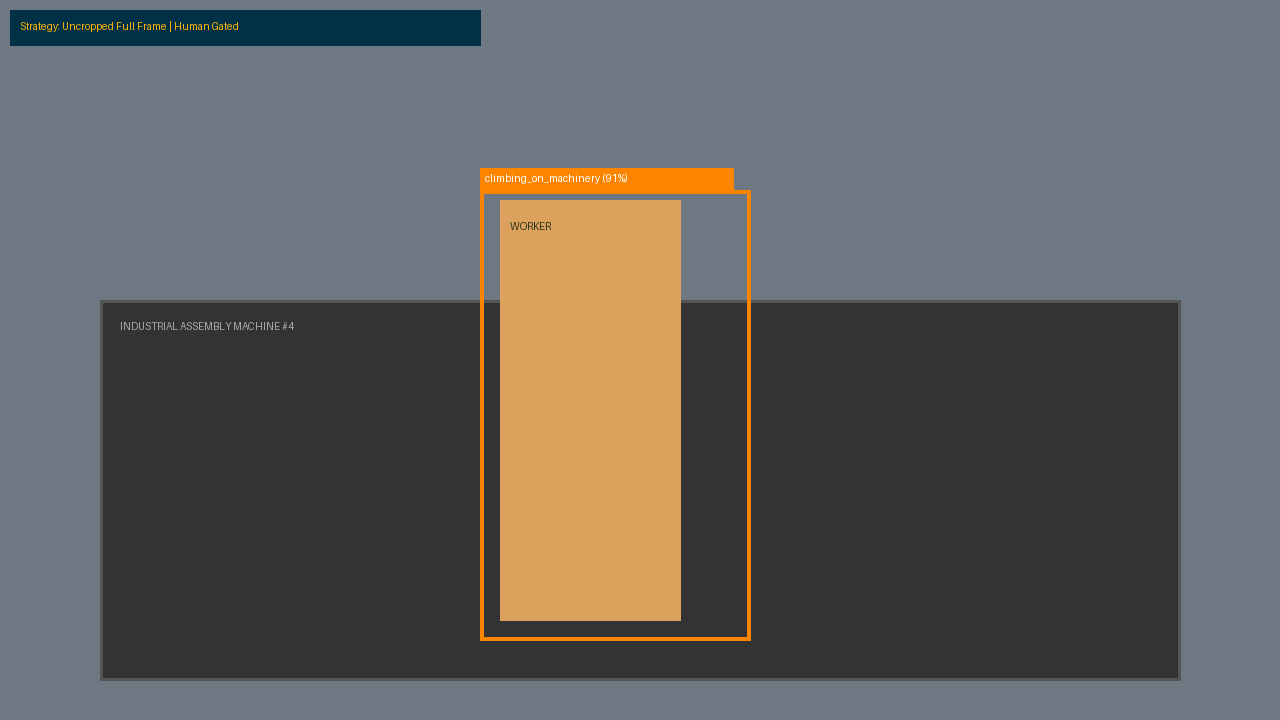
#> input picture vision-inference-service/proof_artifacts/proof_contextual_safety.png, 1280 x 720 px
$ python -i preprocess.py   (imports and definitions only)
#> lines starting #> are read from the running program, lines starting #| are printed output that depends on the picture
#> further down, picture is the input picture: shape (720, 1280, 3); mean B, G, R 94.7, 96.5, 97
"""
inference/preprocess.py

Low-light enhancement for CCTV frames before YOLO inference.

Uses CLAHE (Contrast Limited Adaptive Histogram Equalization) on the L channel
of LAB color space. This preserves color fidelity and only boosts local
luminance contrast — exactly what dim porch / night-kitchen scenes need.

A gamma lift is applied *only* on very dark frames (mean L < 90) so that
already-well-lit frames are not blown out.

Gated behind RESTAURANT_PPE_ENHANCE_LOWLIGHT (default: true). Set to "false"
to A/B compare against raw input.

Cost on 1920x1080: ~3-6 ms on CPU. Safe to run every frame.
"""
from __future__ import annotations

import logging
from typing import Union

import cv2
import numpy as np
from PIL import Image

import config as _vis_config

logger = logging.getLogger("vision-service.inference.preprocess")

# M20 fix: CLAHE clip / tile-grid and gamma lift constants were hard-coded.
# Reading from config so deployments with different sensor noise floors can
# tune without code change. The CLAHE object is still created once per
# module load (threadsafe for .apply()), which means changing the env var
# requires a process restart — acceptable, those rarely change at runtime.
# [4 lines that did not run here, left out]

# Precomputed gamma LUT to avoid rebuilding it every frame.
# [1 line that did not run here, left out]
# [3 lines that did not run here, left out]

# Threshold for triggering the gamma lift. If the mean luminance of the L
# channel is below this, the frame is considered dim.
# [1 line that did not run here, left out]


def enhance_low_light(image: Union[Image.Image, np.ndarray]) -> Union[Image.Image, np.ndarray]:
    """
    Return a CLAHE-enhanced copy of ``image``.

    Always applies CLAHE; conditionally applies a gamma lift on dark frames.
    Accepts both native OpenCV BGR ndarrays and RGB PIL Images, returning in the
    matching format without redundant color-space thrashing.
    """
    try:
        if isinstance(image, np.ndarray):
            lab = cv2.cvtColor(image, cv2.COLOR_BGR2LAB)
#> lab: shape (720, 1280, 3); mean of channels 0, 1, 2 103.2, 128.6, 128.6
            l, a, b = cv2.split(lab)
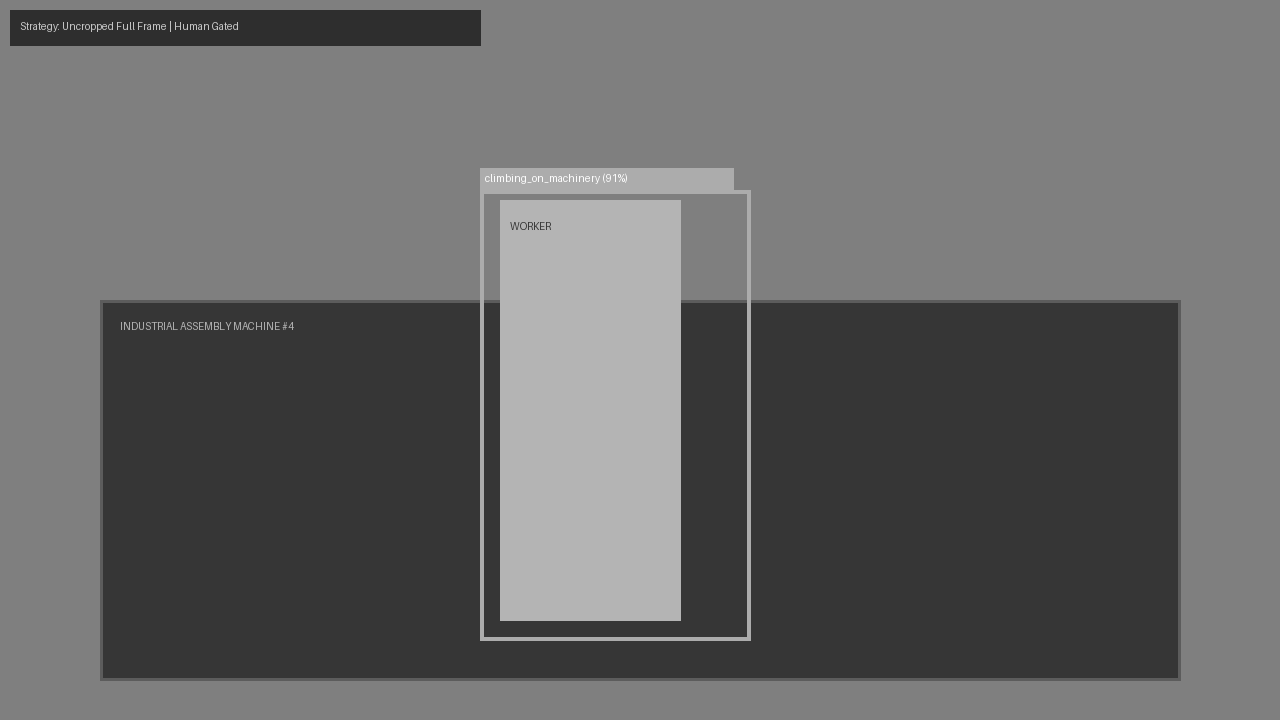
#> l: shape (720, 1280); min 46, max 255, mean 103.2
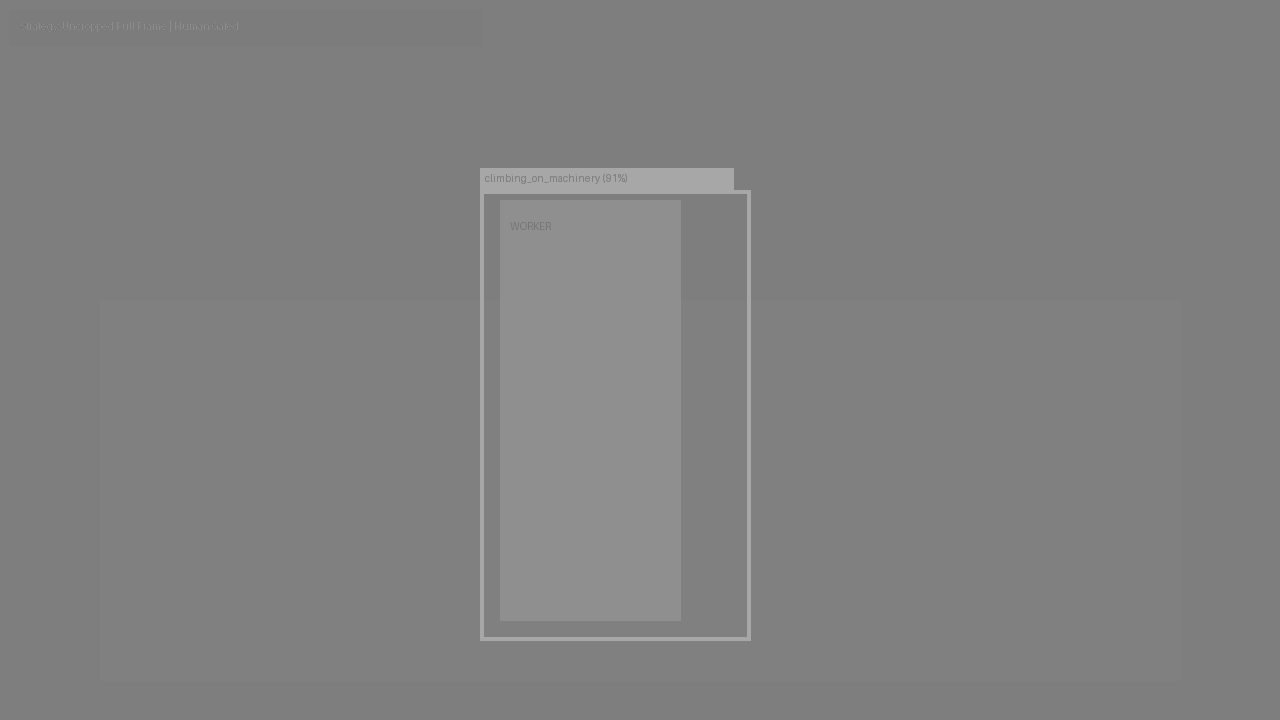
#> a: shape (720, 1280); min 115, max 167, mean 128.6
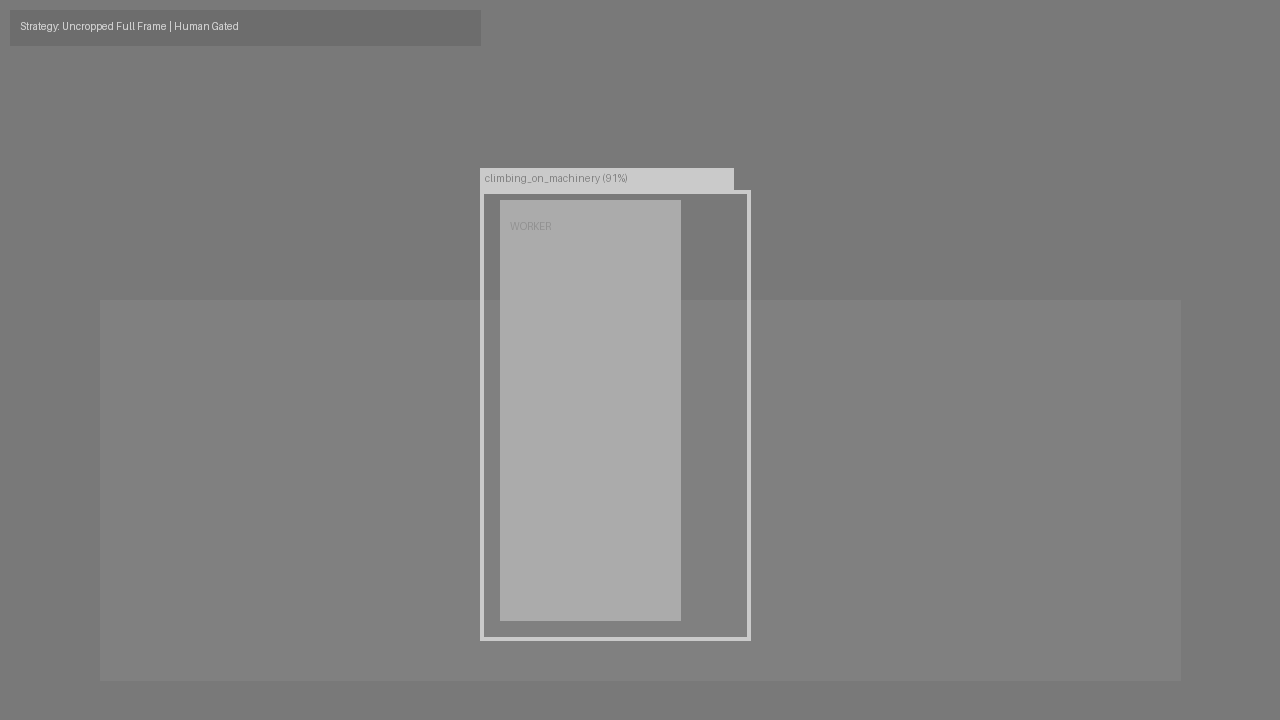
#> b: shape (720, 1280); min 109, max 209, mean 128.6
            l = _CLAHE.apply(l)
            if float(l.mean()) < _DARK_MEAN_THRESHOLD:
                l = cv2.LUT(l, _GAMMA_LUT)
            merged = cv2.merge((l, a, b))
            return cv2.cvtColor(merged, cv2.COLOR_LAB2BGR)

        # Legacy PIL path
        bgr = cv2.cvtColor(np.array(image), cv2.COLOR_RGB2BGR)
        lab = cv2.cvtColor(bgr, cv2.COLOR_BGR2LAB)
        l, a, b = cv2.split(lab)
        l = _CLAHE.apply(l)
        if float(l.mean()) < _DARK_MEAN_THRESHOLD:
            l = cv2.LUT(l, _GAMMA_LUT)
        merged = cv2.merge((l, a, b))
        rgb = cv2.cvtColor(cv2.cvtColor(merged, cv2.COLOR_LAB2BGR), cv2.COLOR_BGR2RGB)
        return Image.fromarray(rgb)
    except Exception:  # noqa: BLE001
        # Never let preprocessing kill inference; fall back to the original frame.
        logger.exception("enhance_low_light failed; using original frame.")
        return image

>>> import cv2
>>> picture = cv2.imread('../proof_artifacts/proof_contextual_safety.png')
>>> result = enhance_low_light(picture)

$ run again, on vision-inference-service/proof_artifacts/proof_pest_detection.png
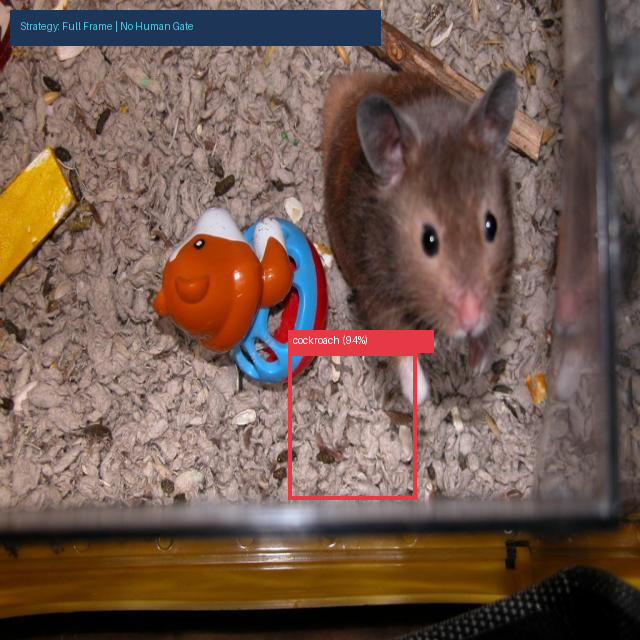
#> input picture vision-inference-service/proof_artifacts/proof_pest_detection.png, 640 x 640 px
#> picture is the input picture: shape (640, 640, 3); mean B, G, R 79.3, 89.9, 113.6
#> lab: shape (640, 640, 3); mean of channels 0, 1, 2 102.4, 137, 137.8
#> in enhance_low_light, `l, a, b = cv2.split(lab)`:
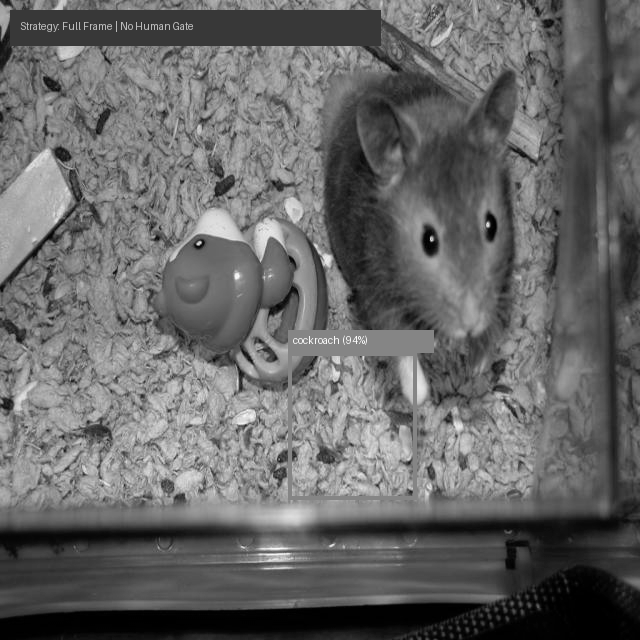
#> l: shape (640, 640); min 0, max 254, mean 102.4
#> in enhance_low_light, `l, a, b = cv2.split(lab)`:
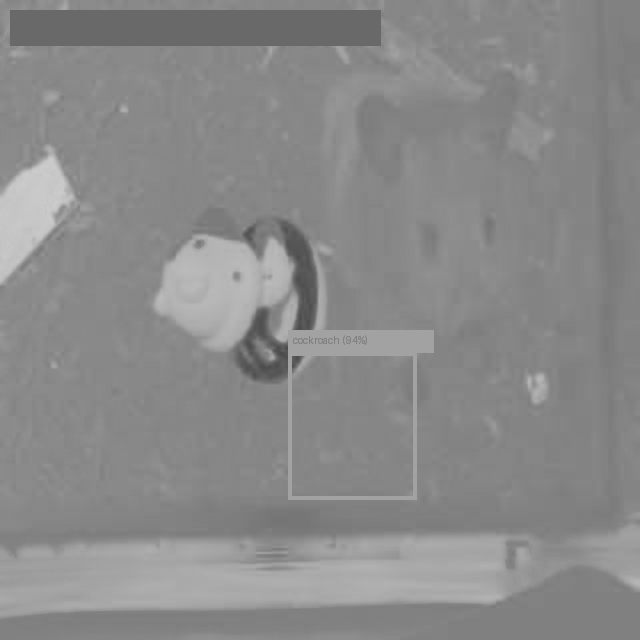
#> b: shape (640, 640); min 74, max 205, mean 137.8
